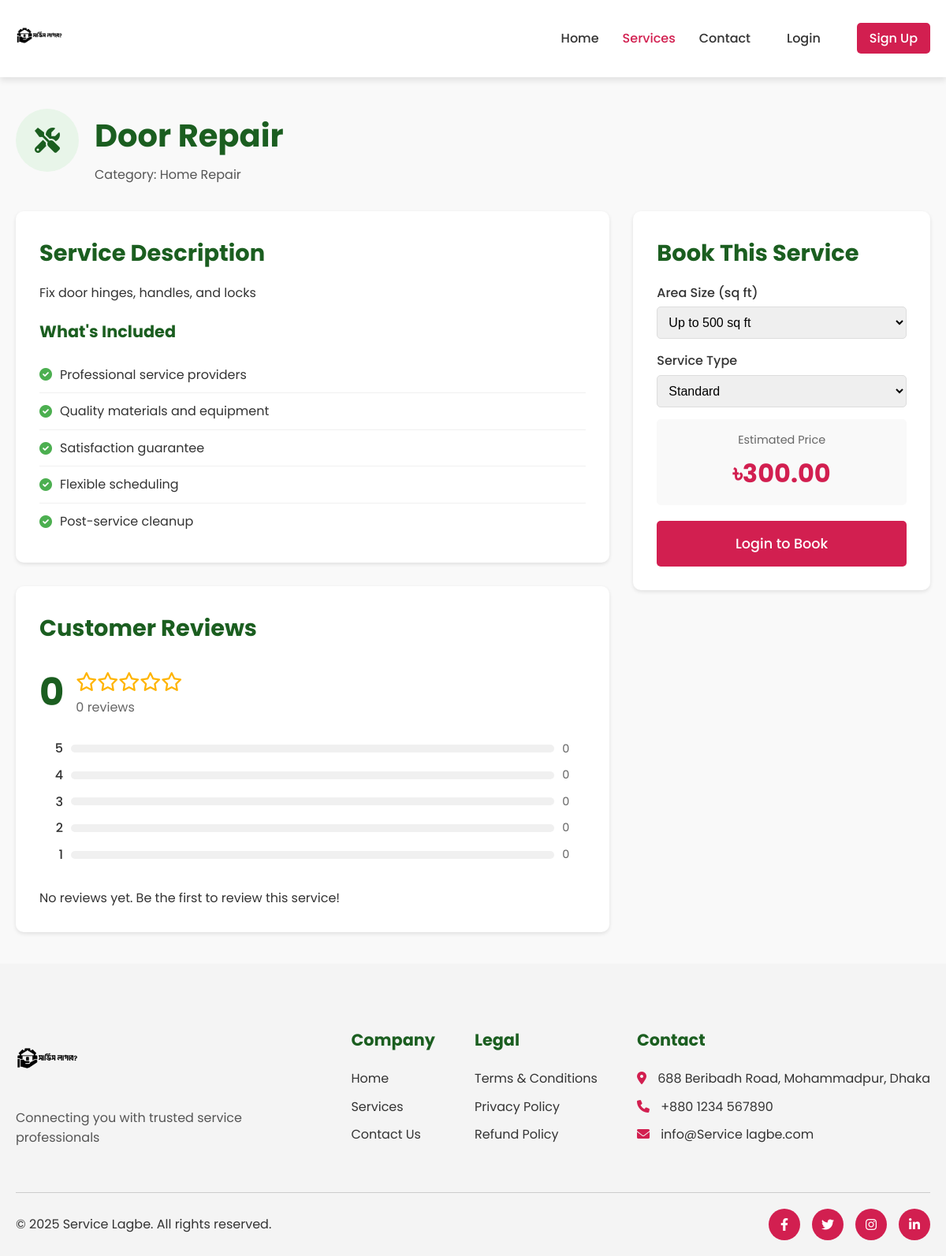
/service-details.php?id=2, run on the app's committed database.
### tables this page shows
CREATE TABLE `services` (
  `id` int(11) NOT NULL,
  `category_id` int(11) DEFAULT NULL,
  `name` varchar(100) NOT NULL,
  `description` text DEFAULT NULL,
  `price` decimal(10,2) DEFAULT NULL,
  `image` varchar(255) DEFAULT NULL,
  `created_at` timestamp NOT NULL DEFAULT current_timestamp(),
  `updated_at` timestamp NOT NULL DEFAULT current_timestamp() ON UPDATE current_timestamp()
);

CREATE TABLE `service_categories` (
  `id` int(11) NOT NULL,
  `name` varchar(100) NOT NULL,
  `description` text DEFAULT NULL,
  `icon` varchar(50) DEFAULT NULL,
  `created_at` timestamp NOT NULL DEFAULT current_timestamp(),
  `updated_at` timestamp NOT NULL DEFAULT current_timestamp() ON UPDATE current_timestamp()
);

### config.php (called while the page is built, shortened)
<?php
function is_logged_in() {
  return isset($_SESSION['user_id']);
}
?>

### service-details.php (the view, shortened to what this page needs)
<?php
require_once 'config.php';
$logged_in = is_logged_in();
$service_id = $_GET['id'];
$stmt = $conn->prepare("
    SELECT s.*, c.name as category_name, c.icon as category_icon
    FROM services s
    JOIN service_categories c ON s.category_id = c.id
    WHERE s.id = ?
");
$stmt->bind_param("i", $service_id);
$stmt->execute();
$service_result = $stmt->get_result();
$service = $service_result->fetch_assoc();
$reviews = [];
$stmt = $conn->prepare("
    SELECT AVG(r.rating) as avg_rating, COUNT(r.id) as review_count
    FROM reviews r
    JOIN bookings b ON r.booking_id = b.id
    WHERE b.service_id = ?
");
$stmt->bind_param("i", $service_id);
$stmt->execute();
$rating_result = $stmt->get_result()->fetch_assoc();
$avg_rating = $rating_result['avg_rating'] ? round($rating_result['avg_rating'], 1) : 0;
$review_count = $rating_result['review_count'];
$rating_distribution = [0, 0, 0, 0, 0];
?>
<!DOCTYPE html>
<html lang="en">
<head>
    <link rel="stylesheet" href="styles.css">
    <link rel="stylesheet" href="https://cdnjs.cloudflare.com/ajax/libs/font-awesome/6.0.0/css/all.min.css">
</head>
<body>
    <header class="header">
        <div class="container">
            <div class="header-content">
                <div class="logo-container">
                    <a href="index.php"><img src="ServiceLagbe.jpeg" alt="Service Lagbe Logo" class="logo"></a>
                </div>
                <nav class="nav-menu">
                    <ul>
                        <li><a href="index.php">Home</a></li>
                        <li><a href="services.php" class="active">Services</a></li>
                        <li><a href="contact.php">Contact</a></li>
                        <?php if ($logged_in): ?>
                            <li><a href="profile.php" class="nav-btn">My Profile</a></li>
                            <li><a href="logout.php" class="nav-btn primary">Logout</a></li>
                        <?php else: ?>
                            <li><a href="login.php" class="nav-btn">Login</a></li>
                            <li><a href="signup.php" class="nav-btn primary">Sign Up</a></li>
                        <?php endif; ?>
                    </ul>
                </nav>
            </div>
        </div>
    </header>
    <section class="service-details-container">
        <div class="service-header">
            <div class="service-icon">
                <i class="fas <?php echo $service['category_icon']; ?>"></i>
            </div>
            <div class="service-title">
                <h1><?php echo $service['name']; ?></h1>
                <p>Category: <?php echo $service['category_name']; ?></p>
            </div>
        </div>
        <div class="service-content">
            <div class="service-info">
                <div class="service-description">
                    <h2>Service Description</h2>
                    <p><?php echo $service['description']; ?></p>
                    <div class="service-features">
                        <h3>What's Included</h3>
                        <ul class="features-list">
                            <li><i class="fas fa-check-circle"></i> Professional service providers</li>
                            <li><i class="fas fa-check-circle"></i> Quality materials and equipment</li>
                            <li><i class="fas fa-check-circle"></i> Satisfaction guarantee</li>
                            <li><i class="fas fa-check-circle"></i> Flexible scheduling</li>
                            <li><i class="fas fa-check-circle"></i> Post-service cleanup</li>
                        </ul>
                    </div>
                </div>
                <div class="service-reviews">
                    <div class="reviews-header">
                        <h2>Customer Reviews</h2>
                    </div>
                    <div class="overall-rating">
                        <div class="rating-number"><?php echo $avg_rating; ?></div>
                        <div>
                            <div class="rating-stars">
                                <?php
                                $full_stars = floor($avg_rating);
                                $half_star = $avg_rating - $full_stars >= 0.5;
                                for ($i = 1; $i <= 5; $i++) {
                                    if ($i <= $full_stars) {
                                        echo '<i class="fas fa-star"></i>';
                                    } elseif ($i == $full_stars + 1 && $half_star) {
                                        echo '<i class="fas fa-star-half-alt"></i>';
                                    } else {
                                        echo '<i class="far fa-star"></i>';
                                    }
                                }
                                ?>
                            </div>
                            <div class="rating-count"><?php echo $review_count; ?> reviews</div>
                        </div>
                    </div>
                    <div class="rating-bars">
                        <?php for ($i = 5; $i >= 1; $i--): ?>
                            <div class="rating-bar">
                                <div class="rating-label"><?php echo $i; ?></div>
                                <div class="bar-container">
                                </div>
                                <div class="bar-count"><?php echo $rating_distribution[$i - 1]; ?></div>
                            </div>
                        <?php endfor; ?>
                    </div>
                    <div class="review-list">
                        <?php if (count($reviews) > 0): ?>
                            <?php foreach ($reviews as $review): ?>
                                <div class="review-card">
                                    <div class="review-header">
                                        <div class="reviewer-name"><?php echo $review['user_name']; ?></div>
                                        <div class="review-date"><?php echo date('F j, Y', strtotime($review['created_at'])); ?></div>
                                    </div>
                                    <div class="review-rating">
                                        <?php for ($i = 1; $i <= 5; $i++): ?>
                                            <?php if ($i <= $review['rating']): ?>
                                                <i class="fas fa-star"></i>
                                            <?php else: ?>
                                                <i class="far fa-star"></i>
                                            <?php endif; ?>
                                        <?php endfor; ?>
                                    </div>
                                    <div class="review-comment">
                                        <?php echo $review['comment']; ?>
                                    </div>
                                </div>
                            <?php endforeach; ?>
                        <?php else: ?>
                            <p>No reviews yet. Be the first to review this service!</p>
                        <?php endif; ?>
                    </div>
                </div>
            </div>
            <div class="booking-sidebar">
                <div class="booking-card">
                    <h2>Book This Service</h2>
                    <div class="price-calculator">
                        <div class="calculator-group">
                            <label for="service-size">Area Size (sq ft)</label>
                            <select id="service-size" class="form-control">
                                <option value="500">Up to 500 sq ft</option>
                            </select>
                        </div>
                        <div class="calculator-group">
                            <label for="service-type">Service Type</label>
                            <select id="service-type" class="form-control">
                                <option value="standard">Standard</option>
                            </select>
                        </div>
                        <div class="price-display">
                            <div class="price-label">Estimated Price</div>
                            <div class="price-amount">৳<span id="calculated-price"><?php echo number_format($service['price'], 2); ?></span></div>
                        </div>
                    </div>
                    <?php if ($logged_in): ?>
                        <a href="book-service.php?id=<?php echo $service['id']; ?>" class="booking-btn">Book Now</a>
                    <?php else: ?>
                        <a href="login.php" class="booking-btn">Login to Book</a>
                    <?php endif; ?>
                </div>
            </div>
        </div>
    </section>
    <footer class="footer">
        <div class="container">
            <div class="footer-content">
                <div class="footer-logo">
                    <img src="ServiceLagbe.jpeg" alt="Service Lagbe Logo" class="logo">
                    <p>Connecting you with trusted service professionals</p>
                </div>
                <div class="footer-links">
                    <div class="footer-column">
                        <h3>Company</h3>
                        <ul>
                            <li><a href="index.php">Home</a></li>
                            <li><a href="services.php">Services</a></li>
                            <li><a href="contact.php">Contact Us</a></li>
                        </ul>
                    </div>
                    <div class="footer-column">
                        <h3>Legal</h3>
                        <ul>
                            <li><a href="#">Terms & Conditions</a></li>
                            <li><a href="#">Privacy Policy</a></li>
                            <li><a href="#">Refund Policy</a></li>
                        </ul>
                    </div>
                    <div class="footer-column">
                        <h3>Contact</h3>
                        <ul>
                            <li><i class="fas fa-map-marker-alt"></i> 688 Beribadh Road, Mohammadpur, Dhaka</li>
                            <li><i class="fas fa-phone"></i> +880 1234 567890</li>
                            <li><i class="fas fa-envelope"></i> info@Service lagbe.com</li>
                        </ul>
                    </div>
                </div>
            </div>
            <div class="footer-bottom">
                <p>&copy; 2025 Service Lagbe. All rights reserved.</p>
                <div class="social-icons">
                    <a href="#"><i class="fab fa-facebook-f"></i></a>
                    <a href="#"><i class="fab fa-twitter"></i></a>
                    <a href="#"><i class="fab fa-instagram"></i></a>
                    <a href="#"><i class="fab fa-linkedin-in"></i></a>
                </div>
            </div>
        </div>
    </footer>
</body>
</html>

### styles.css (style rules this page uses)
:root { --primary-color: #d21f50; --primary-dark: #c4184a; --secondary-color: #1b5e20; --text-color: #333; --light-text: #555; --bg-color: #f9f9f9; --white: #fff; --light-gray: #f4f4f4; --border-color: #ccc; --shadow: 0 4px 8px rgba(0, 0, 0, 0.1); }
* { margin: 0; padding: 0; box-sizing: border-box; }
body { font-family: "Poppins", sans-serif; color: var(--text-color); background-color: var(--bg-color); line-height: 1.6; }
.container { width: 100%; max-width: 1200px; margin: 0 auto; padding: 0 20px; }
a { text-decoration: none; color: inherit; }
ul { list-style: none; }
img { max-width: 100%; }
.header { background-color: var(--white); box-shadow: var(--shadow); position: sticky; top: 0; z-index: 100; }
.header-content { display: flex; justify-content: space-between; align-items: center; padding: 15px 0; }
.logo-container { display: flex; align-items: center; }
.logo { height: 60px; width: auto; }
.nav-menu ul { display: flex; gap: 30px; align-items: center; }
.nav-menu a { font-weight: 500; transition: color 0.3s ease; }
.nav-menu a:hover, .nav-menu a.active { color: var(--primary-color); }
.nav-btn { padding: 8px 16px; border-radius: 5px; }
.nav-btn.primary { background-color: var(--primary-color); color: var(--white) !important; }
.service-icon { font-size: 2.5rem; color: var(--primary-color); margin-bottom: 20px; }
.footer { background-color: var(--light-gray); padding: 80px 0 20px; }
.footer-content { display: flex; justify-content: space-between; margin-bottom: 50px; }
.footer-logo { max-width: 300px; }
.footer-logo .logo { height: 80px; margin-bottom: 15px; }
.footer-logo p { color: var(--light-text); }
.footer-links { display: flex; gap: 50px; }
.footer-column h3 { font-size: 1.3rem; color: var(--secondary-color); margin-bottom: 20px; }
.footer-column ul li { margin-bottom: 10px; }
.footer-column ul li i { margin-right: 10px; color: var(--primary-color); }
.footer-bottom { display: flex; justify-content: space-between; align-items: center; padding-top: 20px; border-top: 1px solid var(--border-color); }
.social-icons { display: flex; gap: 15px; }
.social-icons a { width: 40px; height: 40px; border-radius: 50%; background-color: var(--primary-color); color: var(--white); display: flex; align-items: center; justify-content: center; transition: background-color 0.3s ease; }

### data on the page
services: name "Door Repair", category.name "Home Repair", description "Fix door hinges, handles, and locks", price "300.00"

### other printed values
$avg_rating "0"
$review_count "0"
$rating_distribution[$i - 1] "0"
